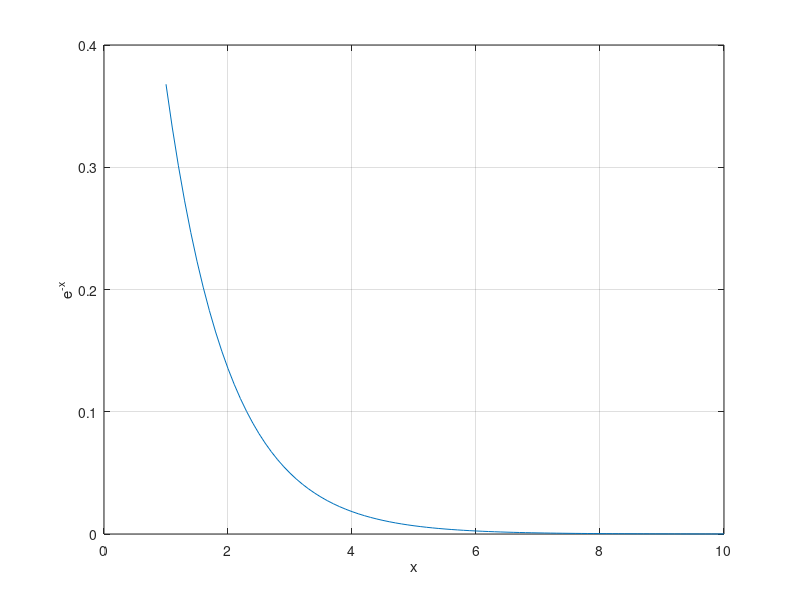
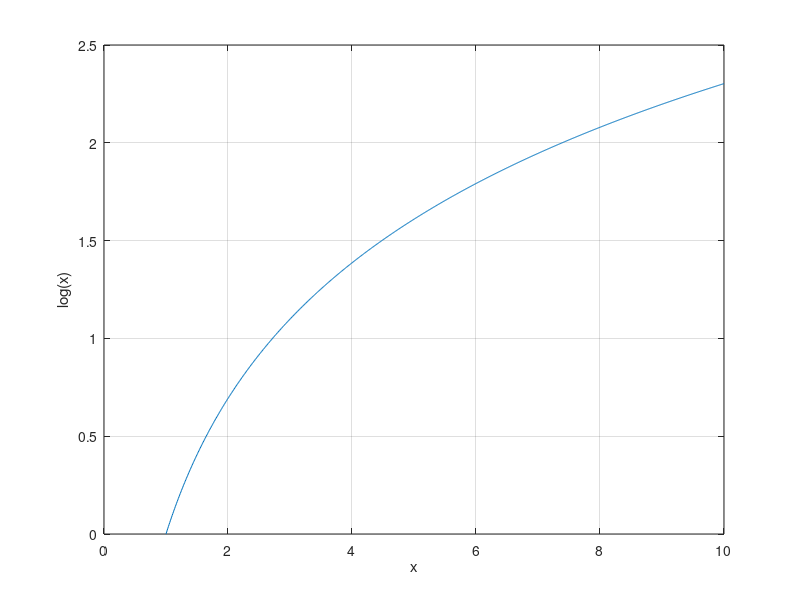
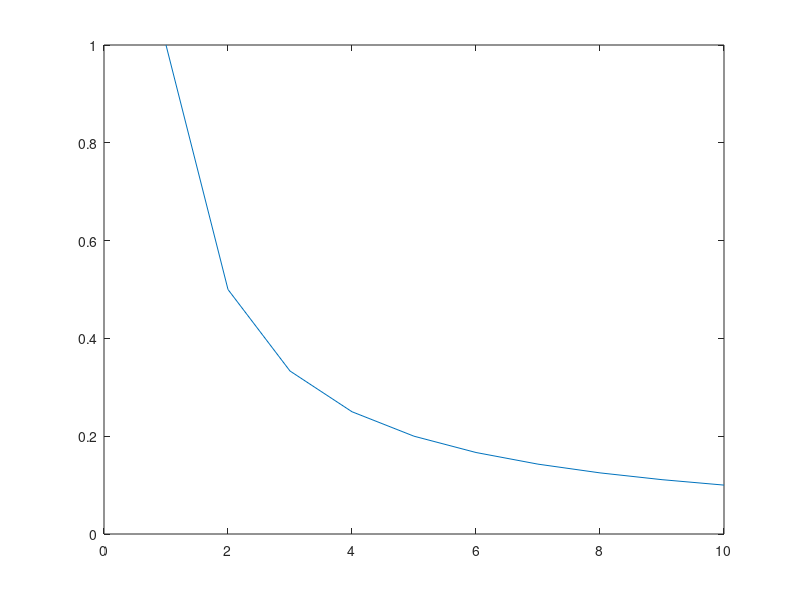

These figures' MATLAB source, in order: (Note: this script raises an error after producing the figures.)
clear all;

%% array generation

a = linspace(1,11,5);
b = 1:2:10; 
c = zeros(5,6);
d = ones(4,3);


random_normal_val = randn(5,4); % creates a 5 X 4 matrix with each entry N(0,1);
random_uniform_val = rand(5,4); % creates a 5 X 4 matrix with each entry Uniform in (0,1);





%% for loops
x = [1:0.1:10];
expx = zeros(1,length(x));
disp([size(x),size(expx)]);
for i = 1:length(x)
    expx(i) = exp(-x(i));
    
end
figure(1);
plot(x,expx);
xlabel('x');
ylabel('e^{-x}');
grid on;



%% while loops
x = [1:0.01:10];
logx = zeros(1,length(x));

j = 1;
while j <= length(x)
    
    logx(j) = log(x(j));
    j = j+1;
end 
figure(2);
plot(x,logx);
xlabel('x');
ylabel('log(x)');
grid on;



%% vectorization

x = [1:0.01:10];
expx = exp(x);
logx = log(x);
figure(3)
plot(x,logx);
grid on;








%% element wise operations
x = [1:1:10];
squarex = x.^2;
sumx = x + squarex;
disp([x',squarex',sumx']);
mulx = x.*squarex;
divx = x./squarex;
figure(3)
plot(x,divx);






%% logical operations
x = [1:1:10];
squarex = x.^2;

thresholdx = (x > 5);
a = x(x > 5);
b = squarex((x>2));
squarex(x < 3) = 0;








%% histogram %%% histogram(X,nbins)
x = randn(10000,1); %creates 10000 independent standart normal RVs
figure(1);
h2 = histogram(x,50,'Normalization','pdf'); 

x = rand(10000,1); %creates 10000 independent uniform RVs, each unifrom in (0,1);
figure(2);
h3 = histogram(x,50,'Normalization','pdf'); 

% hold on;
% h2 = histogram(x,200,'Normalization','pdf'); 






%% stem plots
figure(3);
y = linspace(0,2*pi,50);
stem(sin(y));











%% regular plots 
figure(4);
plot(y,cos(y),y,sin(y),'Linewidth',2);
xlabel('y');
ylabel('F(y)');
legend('cos(y)','sin(y)');
grid on;








%%
%subplot
figure(5);
subplot(2,2,1); 
h2 = histogram(x,50); 
title('Subplot 1: histogram');

subplot(2,2,2); 
stem(sin(y));
title('Subplot 2: sin(y)');

subplot(2,2,3); 
plot(y,cos(y),y,sin(y),'Linewidth',2);
xlabel('y');
ylabel('F(y)');
legend('cos(y)','sin(y)');
title('Subplot 3: cos(y),sin(y)');

subplot(2,2,4); 
stem(exp(y));
title('Subplot 4: exp(y)');


%% functions
x = [1:2:10];
avgx = average(x);


X = create_bernouli(0.2,3,4);

%%
%%%function definitions must appear at the end of the file
function ave = average(x)

    ave = sum(x(:))/numel(x); 
end



% create bernouli
function X = create_bernouli(p,n,m) % n X m matrix with each element bernouli p

    U = rand(n,m);
    X = (U <= p);
    

end

    